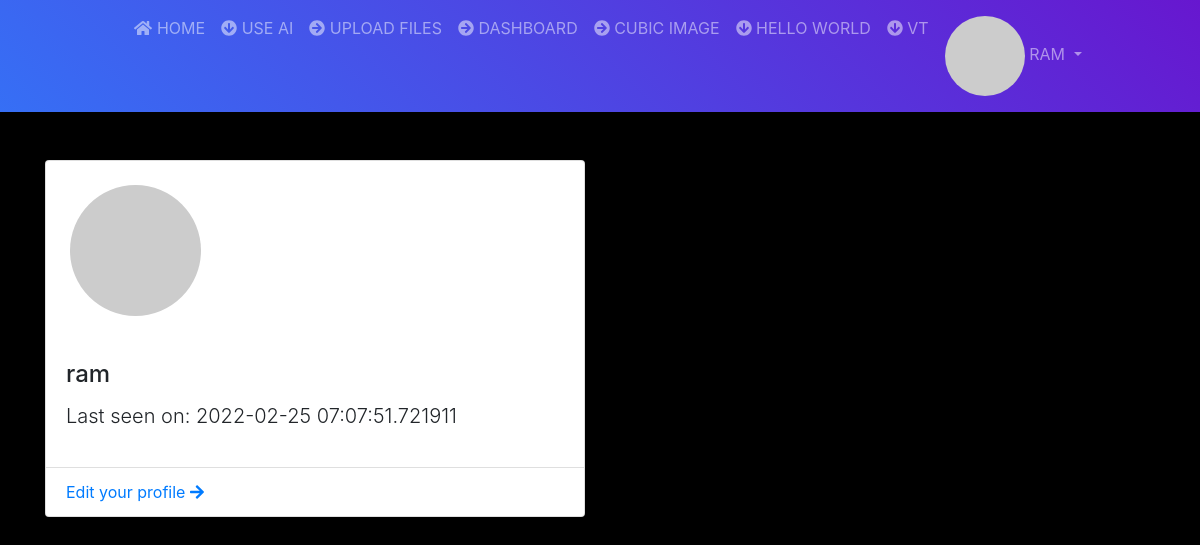
The app's page /user/ram (signed in), older data.
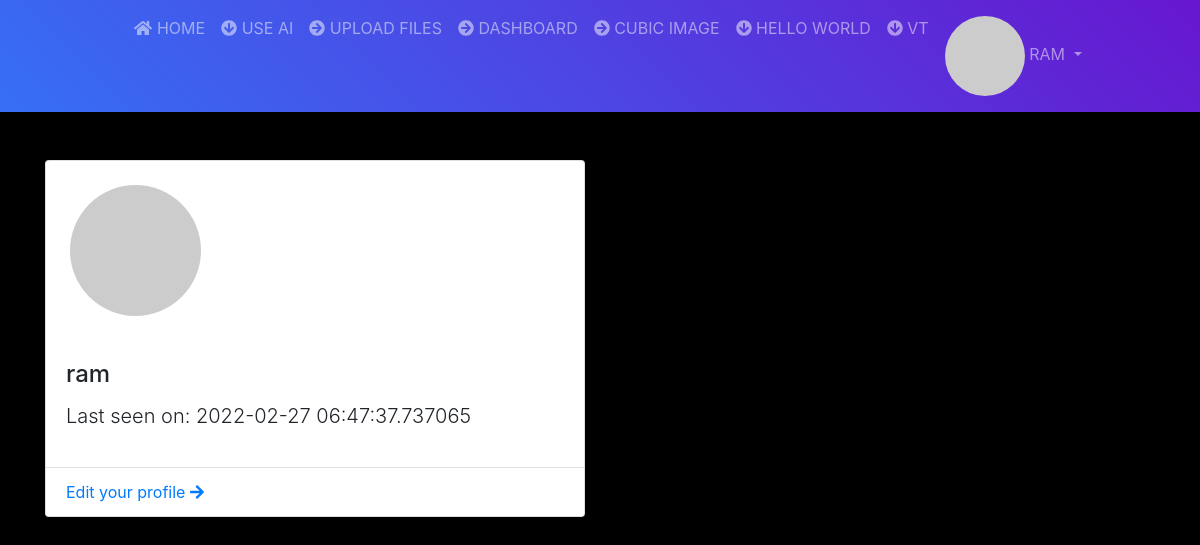
The same page, newer data.
### app/models.py (models this page shows, shortened)
class User(UserMixin, db.Model):
    id = db.Column(db.Integer, primary_key=True, autoincrement=True)
    username = db.Column(db.String(64), index=True, unique=True)
    email = db.Column(db.String(120), index=True, unique=True)
    password_hash = db.Column(db.String(128))
    created_on = db.Column(db.DateTime, index=True, default=datetime.now)
    last_seen = db.Column(db.DateTime, default=datetime.utcnow)
    def avatar(self, size):
        digest = md5(self.email.lower().encode('utf-8')).hexdigest()
        return 'https://www.gravatar.com/avatar/{}?d=identicon&s={}'.format(digest, size)

### app/routes.py (the view)
@login_required
@app.route('/user/<username>')
def user(username):
    user = User.query.filter_by(username=username).first_or_404()
    return render_template('profile.html', user=user, title=f'{user.username} profile')

### app/models.py (called while the page is built)
@login.user_loader
def load_user(id):
    return User.query.get(int(id))

### app/routes.py (called while the page is built)
@app.before_request
def before_request():
    try:
        if current_user.is_authenticated:
            current_user.last_seen = datetime.utcnow()
            db.session.commit()
    except:
        pass

### app/templates/profile.html (shortened to what this page needs)
{% extends 'base.html' %}
{% block body %}
<div class="container">
    <div class="row justify-items-center">
        <div class="col-md-6 mt-5">
            <div class="card">
               <div class="col-md-4 p-4">
                <img class="card-img rounded-circle"  src="{{user.avatar(128)}}" alt="{{user.username}}">
               </div>
                <div class="card-body">
                    <h4 class="card-title">{{user.username}}</h4>
                    {% if user.last_seen %}<p class="lead">Last seen on: {{ user.last_seen }}</p>{% endif %}
                </div>
                <ul class="list-group list-group-flush">
                    <li class="list-group-item"><a href="{{ url_for('edit_profile') }}">Edit your profile <i class="fas fa-arrow-right    "></i></a></li>
                </ul>
            </div>
        </div>
    </div>
</div>
{% endblock %}

### app/templates/navbar.html (shortened to what this page needs)
<nav class="navbar navbar-expand-lg navbar-dark purblue sticky-top">
    <div class="collapse navbar-collapse" id="mainmenu">
      <ul class="navbar-nav mr-auto mt-2 mt-lg-0 mx-auto ">
        <li class="nav-item ">
          <a class="nav-link text-uppercase" href="{{url_for('index')}}"><i class="fas fa-home "></i> Home <span class="sr-only">(current)</span></a>
        </li>
        <li class="nav-item">
          <a class="nav-link text-uppercase" href="/input"><i class="fas fa-arrow-circle-down    "></i> use AI </a>
        </li>
        <li class="nav-item">
          <a class="nav-link text-uppercase" href="/upload"><i class="fas fa-arrow-circle-right    "></i> upload files</a>
        </li>
        <li class="nav-item">
          <a class="nav-link text-uppercase" href="/dashboard"><i class="fas fa-arrow-circle-right   "></i> dashboard</a>
        </li>
        <li class="nav-item">
          <a class="nav-link text-uppercase" href="/cube"><i class="fas fa-arrow-circle-right   "></i> cubic image</a>
        </li>
        <li class="nav-item">
          <a class="nav-link text-uppercase" href="/hello"><i class="fas fa-arrow-circle-down   "></i> hello world</a>
        </li>
        <li class="nav-item">
          <a class="nav-link text-uppercase" href="/vt"><i class="fas fa-arrow-circle-down   "></i> vt</a>
        </li>
        {% if current_user.is_anonymous %}
        <li class="nav-item dropdown">
          <a class="nav-link dropdown-toggle text-uppercase" href="#" id="dropdownId" data-toggle="dropdown" aria-haspopup="true" aria-expanded="false"><i class="fas fa-user-circle    "></i> Account</a>
          <div class="dropdown-menu" aria-labelledby="dropdownId">
            <a class="dropdown-item" href="/login">Login</a>
            <a class="dropdown-item" href="/register">Create free account</a>
          </div>
        </li>
        {% else %}
        <li class="nav-item dropdown">
          <a class="nav-link dropdown-toggle text-uppercase" href="#" id="dropdownId" data-toggle="dropdown" aria-haspopup="true" aria-expanded="false">
            <img src="{{ current_user.avatar(24) }}" class="rounded-circle">  {{current_user.username}}
          </a>
        </li>
        {% endif %}
      </ul>
    </div>
  </nav>

Row changes from the older to the newer data that the page shows:
changed User "ram": last_seen "2022-02-25 07:07:51.721911" → "2022-02-27 06:47:37.737065"
